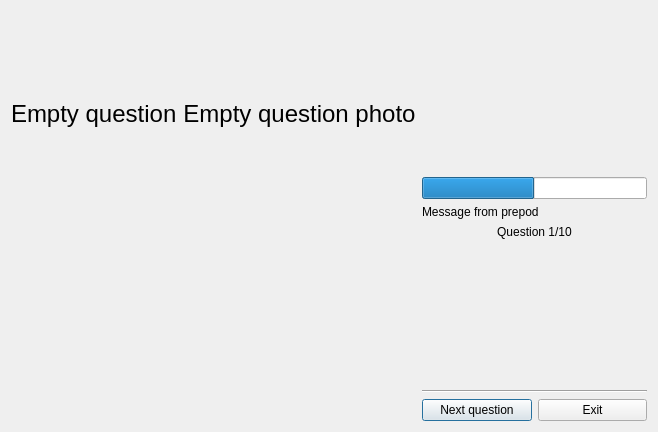
<?xml version="1.0" encoding="UTF-8"?>
<ui version="4.0">
 <class>Exam</class>
 <widget class="QDialog" name="Exam">
  <property name="enabled">
   <bool>true</bool>
  </property>
  <property name="geometry">
   <rect>
    <x>0</x>
    <y>0</y>
    <width>658</width>
    <height>432</height>
   </rect>
  </property>
  <property name="windowTitle">
   <string>Exam</string>
  </property>
  <layout class="QGridLayout" name="gridLayout" columnstretch="3,1">
   <property name="horizontalSpacing">
    <number>6</number>
   </property>
   <item row="0" column="1">
    <layout class="QVBoxLayout" name="prepodLayout" stretch="0">
     <item>
      <layout class="QVBoxLayout" name="verticalLayout_3" stretch="0,0,0,0,0,0,0,0">
       <item>
        <spacer name="verticalSpacer_2">
         <property name="orientation">
          <enum>Qt::Vertical</enum>
         </property>
         <property name="sizeHint" stdset="0">
          <size>
           <width>20</width>
           <height>40</height>
          </size>
         </property>
        </spacer>
       </item>
       <item>
        <widget class="QLabel" name="prepodPicture">
         <property name="text">
          <string/>
         </property>
         <property name="pixmap">
          <pixmap resource="images/images.qrc">:/exam/prepod_idle.gif</pixmap>
         </property>
        </widget>
       </item>
       <item>
        <widget class="QProgressBar" name="prepodSatisfaction">
         <property name="layoutDirection">
          <enum>Qt::LeftToRight</enum>
         </property>
         <property name="maximum">
          <number>100</number>
         </property>
         <property name="value">
          <number>50</number>
         </property>
         <property name="textVisible">
          <bool>true</bool>
         </property>
         <property name="invertedAppearance">
          <bool>false</bool>
         </property>
         <property name="format">
          <string/>
         </property>
        </widget>
       </item>
       <item>
        <widget class="QLabel" name="prepodMessage">
         <property name="text">
          <string>Message from prepod</string>
         </property>
        </widget>
       </item>
       <item>
        <widget class="QLabel" name="questionNumber">
         <property name="text">
          <string>Question 1/10</string>
         </property>
         <property name="textFormat">
          <enum>Qt::PlainText</enum>
         </property>
         <property name="alignment">
          <set>Qt::AlignCenter</set>
         </property>
        </widget>
       </item>
       <item>
        <spacer name="verticalSpacer">
         <property name="orientation">
          <enum>Qt::Vertical</enum>
         </property>
         <property name="sizeHint" stdset="0">
          <size>
           <width>20</width>
           <height>40</height>
          </size>
         </property>
        </spacer>
       </item>
       <item>
        <widget class="Line" name="line">
         <property name="orientation">
          <enum>Qt::Horizontal</enum>
         </property>
        </widget>
       </item>
       <item>
        <layout class="QHBoxLayout" name="horizontalLayout">
         <item>
          <widget class="QPushButton" name="nextButton">
           <property name="text">
            <string>Next question</string>
           </property>
          </widget>
         </item>
         <item>
          <widget class="QPushButton" name="exitButton">
           <property name="text">
            <string>Exit</string>
           </property>
          </widget>
         </item>
        </layout>
       </item>
      </layout>
     </item>
    </layout>
   </item>
   <item row="0" column="0">
    <layout class="QVBoxLayout" name="testLayout" stretch="1,1">
     <item>
      <layout class="QHBoxLayout" name="questionLayout">
       <item>
        <widget class="QLabel" name="questionText">
         <property name="font">
          <font>
           <pointsize>18</pointsize>
          </font>
         </property>
         <property name="text">
          <string>Empty question</string>
         </property>
        </widget>
       </item>
       <item>
        <widget class="QLabel" name="questionPhoto">
         <property name="font">
          <font>
           <pointsize>18</pointsize>
          </font>
         </property>
         <property name="text">
          <string>Empty question photo</string>
         </property>
         <property name="alignment">
          <set>Qt::AlignCenter</set>
         </property>
        </widget>
       </item>
      </layout>
     </item>
     <item>
      <layout class="QHBoxLayout" name="answerLayout"/>
     </item>
    </layout>
   </item>
  </layout>
 </widget>
 <resources>
  <include location="images/images.qrc"/>
 </resources>
 <connections/>
</ui>
